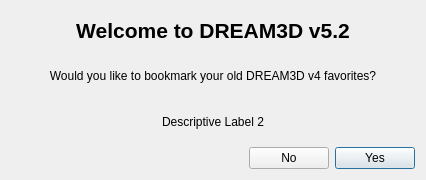
<?xml version="1.0" encoding="UTF-8"?>
<ui version="4.0">
 <class>DREAM3Dv5Dialog</class>
 <widget class="QDialog" name="DREAM3Dv5Dialog">
  <property name="geometry">
   <rect>
    <x>0</x>
    <y>0</y>
    <width>426</width>
    <height>180</height>
   </rect>
  </property>
  <property name="windowTitle">
   <string>DREAM3D v5.2</string>
  </property>
  <layout class="QGridLayout" name="gridLayout">
   <item row="0" column="0">
    <widget class="QLabel" name="headerLabel">
     <property name="font">
      <font>
       <pointsize>16</pointsize>
       <weight>75</weight>
       <bold>true</bold>
      </font>
     </property>
     <property name="text">
      <string>Welcome to DREAM3D v5.2</string>
     </property>
     <property name="alignment">
      <set>Qt::AlignCenter</set>
     </property>
    </widget>
   </item>
   <item row="5" column="0">
    <layout class="QHBoxLayout" name="horizontalLayout">
     <item>
      <spacer name="horizontalSpacer">
       <property name="orientation">
        <enum>Qt::Horizontal</enum>
       </property>
       <property name="sizeHint" stdset="0">
        <size>
         <width>40</width>
         <height>20</height>
        </size>
       </property>
      </spacer>
     </item>
     <item>
      <widget class="QPushButton" name="noBtn">
       <property name="text">
        <string>No</string>
       </property>
      </widget>
     </item>
     <item>
      <widget class="QPushButton" name="yesBtn">
       <property name="text">
        <string>Yes</string>
       </property>
       <property name="default">
        <bool>true</bool>
       </property>
      </widget>
     </item>
    </layout>
   </item>
   <item row="1" column="0">
    <widget class="QLabel" name="descriptiveLabel">
     <property name="font">
      <font>
       <pointsize>9</pointsize>
      </font>
     </property>
     <property name="text">
      <string>Would you like to bookmark your old DREAM3D v4 favorites?</string>
     </property>
     <property name="alignment">
      <set>Qt::AlignCenter</set>
     </property>
    </widget>
   </item>
   <item row="2" column="0">
    <widget class="QLabel" name="descriptiveLabel_2">
     <property name="font">
      <font>
       <pointsize>9</pointsize>
      </font>
     </property>
     <property name="text">
      <string>Descriptive Label 2</string>
     </property>
     <property name="alignment">
      <set>Qt::AlignCenter</set>
     </property>
    </widget>
   </item>
  </layout>
 </widget>
 <resources/>
 <connections/>
</ui>
